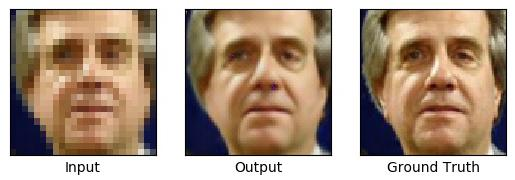
#> input picture results/000000001.jpg, 515 x 180 px, given in place of 000000020.jpg, which was not available
$ python make_results.py   (older library calls are emulated)
#> lines starting #> are read from the running program, lines starting #| are printed output that depends on the picture
import cv2
import scipy.misc

for i in range(1, 17):
    i = "{0:09d}".format(i)
    path = "../src/result/{}/000000020.jpg".format(i)
    x = cv2.imread(path)
#> x is the input picture: shape (180, 515, 3); mean B, G, R 135.3, 154.6, 176.2
    x = x[160:340, 70:585, :]
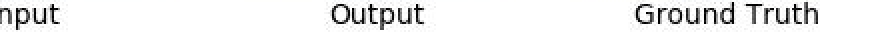
#> x: shape (20, 445, 3) (shown 2 times larger); mean B, G, R 239.5, 239.5, 239.5
    x = cv2.cvtColor(x, cv2.COLOR_BGR2RGB)
    path = "./{}.jpg".format(i)
    scipy.misc.imsave(path, x)
#> pass 2 of the loop `for i in range(1, 17):`:
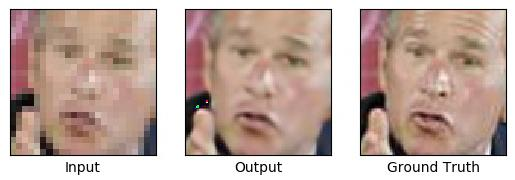
#> input picture results/000000002.jpg, 515 x 180 px, given in place of 000000020.jpg, which was not available
#> x is the input picture: shape (180, 515, 3); mean B, G, R 161.7, 171, 193.3
#> `x = x[160:340, 70:585, :]`:
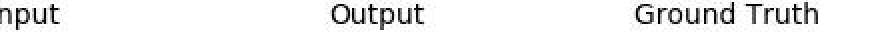
#> x: shape (20, 445, 3) (shown 2 times larger); mean B, G, R 239.5, 239.5, 239.5
#> (the run stopped early here; a loop or call above may not have finished)
